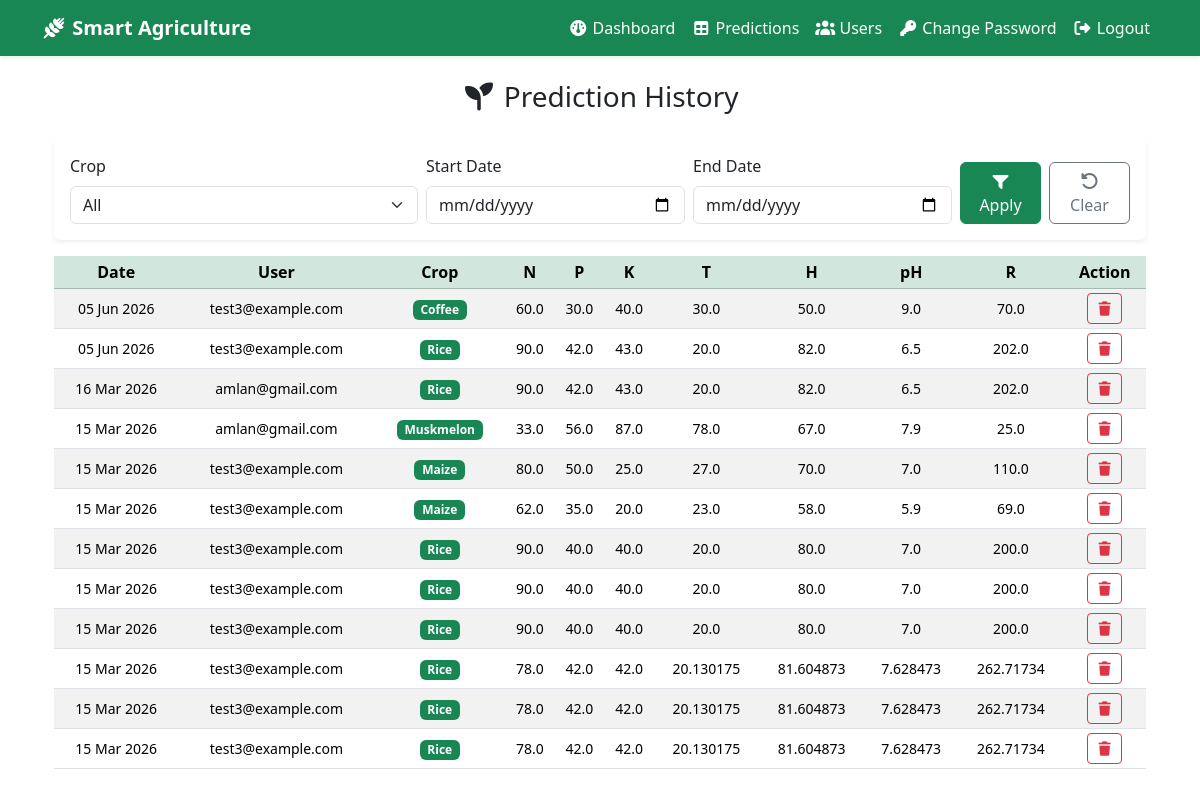
/admin_view_predictions/ (signed in), run on the app's committed database.
### recommender/models.py (models this page shows, shortened)
class Prediction(models.Model):
    user = models.ForeignKey(User, on_delete=models.CASCADE, related_name='predictions')
    N = models.FloatField()
    P = models.FloatField()
    K = models.FloatField()
    temperature = models.FloatField()
    humidity = models.FloatField()
    ph = models.FloatField()
    rainfall = models.FloatField()
    predicted_crop = models.CharField(max_length=15)
    created_at = models.DateTimeField(auto_now_add=True)
    class Meta:
        ordering = ['-created_at']

### recommender/views.py (the view)
# urls.py: path('admin_view_predictions/',admin_view_predictions,name='admin_view_predictions'),
@user_passes_test(is_staff, login_url='admin_login')
def admin_view_predictions(request):
    qs = Prediction.objects.select_related('user')
    crop = request.GET.get('crop')
    start = request.GET.get('start')
    end = request.GET.get('end')
    if crop:
        qs = qs.filter(predicted_crop__iexact=crop)
    d_start = parse_date(start) if start else None
    d_end = parse_date(end) if end else None
    if d_start:
        qs = qs.filter(created_at__date__gte=d_start)
    if d_end:
        qs = qs.filter(created_at__date__lte=d_end)
    crops = (Prediction.objects
             .order_by('predicted_crop')
             .values_list('predicted_crop',flat=True)
             .distinct())
    context = {
       "qs" : qs,
       "crops" : crops,
       "current_crop" : crop,
       "start" : start,
       "end" : end,
   }
    return render(request,"admin_view_predictions.html",context)

### recommender/views.py (called while the page is built)
def is_staff(user):
    return user.is_authenticated and user.is_staff

### recommender/templates/admin_view_predictions.html (shortened to what this page needs)
{% extends 'base.html' %}
{% load static %}
{% block content %}
  <div class="container">
    <div class="text-center mb-4">
      <h3><i class="fa-solid fa-seedling"></i> Prediction History</h3>
    </div>
    <form method="get" class="card card-body shadow-sm border-0 mb-3">
        <div class="row g-2">
            <div class="col-md-4">
                <label class="form-label">Crop</label>
                <select name="crop" class="form-select">
                    <option value="">All</option>
                </select>
            </div>
            <div class="col-md-3">
                <label class="form-label">Start Date</label>
                <input type="date" name="start" value="{{start}}" class="form-control">
            </div>
            <div class="col-md-3">
                <label class="form-label">End Date</label>
                <input type="date" name="end" value="{{end}}" class="form-control">
            </div>
            <div class="col-md-2 d-flex align-items-end gap-2">
                <button class="btn btn-success w-100" type="submit">
                    <i class="fa-solid fa-filter"></i> Apply
                </button>
                <button type="reset" class="btn btn-outline-secondary w-100">
                    <i class="fa-solid fa-rotate-left"></i> Clear
                </button>
            </div>
        </div>
    </form>
    <div class="table-responsive">
      <table class="table table-sm table-striped table-hover text-center align-middle">
        <thead class="table-success">
          <tr>
            <th>Date</th>
            <th>User</th>
            <th>Crop</th>
            <th>N</th>
            <th>P</th>
            <th>K</th>
            <th>T</th>
            <th>H</th>
            <th>pH</th>
            <th>R</th>
            <th>Action</th>
          </tr>
        </thead>
        <tbody>
                {% for p in qs %}
                    <tr>
                        <td class="small">{{ p.created_at|date:'d M Y' }}</td>
                        <td class="small">{{ p.user.username }}</td>
                        <td>
                        <span class="badge bg-success small">{{ p.predicted_crop|title }}</span>
                        </td>
                        <td class="small">{{ p.N }}</td>
                        <td class="small">{{ p.P }}</td>
                        <td class="small">{{ p.K }}</td>
                        <td class="small">{{ p.temperature }}</td>
                        <td class="small">{{ p.humidity }}</td>
                        <td class="small">{{ p.ph }}</td>
                        <td class="small">{{ p.rainfall }}</td>
                        <td>
                            <a href="{% url 'admin_delete_prediction' p.id %}" class="btn btn-outline-danger btn-sm" onclick="return confirm('Delete this record? This cannot be undone!')"><i class="fa-solid fa-trash"></i></a>
                        </td>
                    </tr>
                {% endfor %}
        </tbody>
      </table>
    </div>
  </div>
{% endblock %}

### recommender/templates/base.html (shortened to what this page needs)
<!DOCTYPE html>
<html lang="en">
  <head>
    <link href="https://cdn.jsdelivr.net/npm/bootstrap@5.3.8/dist/css/bootstrap.min.css" rel="stylesheet" />
    <link rel="stylesheet" href="https://cdnjs.cloudflare.com/ajax/libs/font-awesome/7.0.1/css/all.min.css" />
    <link rel="stylesheet" href="/static/css/style.css" />
  </head>
  <body>
    <nav class="navbar navbar-expand-lg navbar-dark bg-success shadow-sm">
      <div class="container">
        <a class="navbar-brand fw-bold" href="{% url 'home' %}"><i class="fa-solid fa-wheat-awn"></i> Smart Agriculture</a>
        <div class="collapse navbar-collapse" id="abc">
          <ul class="navbar-nav ms-auto">
            {% if user.is_authenticated and not user.is_staff %}
              <li class="nav-item">
                <a class="nav-link active" href="{% url 'home' %}"><i class="fa-solid fa-home"></i> Home</a>
              </li>
              <li class="nav-item dropdown">
                <a class="nav-link dropdown-toggle active" href="#" role="button" data-bs-toggle="dropdown"><i class="fa-solid fa-layer-group"></i> Features</a>
                <ul class="dropdown-menu">
                  <li>
                    <a class="dropdown-item" href="{% url 'predict' %}"><i class="fa-solid fa-seedling"></i> Crop Prediction</a>
                  </li>
                  <li>
                    <a class="dropdown-item" href="{% url 'disease_detection' %}"><i class="fa-solid fa-leaf"></i> Disease Detection</a>
                  </li>
                </ul>
              </li>
              <li class="nav-item">
                <a class="nav-link active" href="{% url 'user_history' %}"><i class="fa-solid fa-clock-rotate-left"></i> History</a>
              </li>
              <li class="nav-item">
                <a class="nav-link active" href="{% url 'profile' %}"><i class="fa-solid fa-user"></i> Profile</a>
              </li>
              <li class="nav-item">
                <a class="nav-link active" href="{% url 'logout' %}"><i class="fa-solid fa-right-from-bracket"></i> Logout</a>
              </li>
            {% elif user.is_authenticated and user.is_staff %}
              <li class="nav-item">
                <a class="nav-link active" href="{% url 'admin_dashboard' %}"><i class="fa-solid fa-gauge"></i> Dashboard</a>
              </li>
              <li class="nav-item">
                <a class="nav-link active" href="{% url 'admin_view_predictions' %}"><i class="fa-solid fa-table"></i> Predictions</a>
              </li>
              <li class="nav-item">
                <a class="nav-link active" href="{% url 'admin_users_view' %}"><i class="fa-solid fa-users"></i> Users</a>
              </li>
              <li class="nav-item">
                <a class="nav-link active" href="{% url 'admin_change_password' %}"><i class="fa-solid fa-key"></i> Change Password</a>
              </li>
              <li class="nav-item">
                <a class="nav-link active" href="{% url 'admin_logout' %}"><i class="fa-solid fa-right-from-bracket"></i> Logout</a>
              </li>
            {% endif %}
          </ul>
        </div>
      </div>
    </nav>
    <main class="container py-4">
      {% block content %}
      {% endblock %}
    </main>
  </body>
</html>

### data on the page
Prediction: created_at "05 Jun 2026", user.username "test3@example.com", predicted_crop "Coffee", N "60.0", P "30.0", K "40.0", temperature "30.0", humidity "50.0", ph "9.0", rainfall "70.0"
Prediction: created_at "05 Jun 2026", user.username "test3@example.com", predicted_crop "Rice", N "90.0", P "42.0", K "43.0", temperature "20.0", humidity "82.0", ph "6.5", rainfall "202.0"
Prediction: created_at "16 Mar 2026", user.username "amlan@gmail.com", predicted_crop "Rice", N "90.0", P "42.0", K "43.0", temperature "20.0", humidity "82.0", ph "6.5", rainfall "202.0"
Prediction: created_at "15 Mar 2026", user.username "amlan@gmail.com", predicted_crop "Muskmelon", N "33.0", P "56.0", K "87.0", temperature "78.0", humidity "67.0", ph "7.9", rainfall "25.0"
Prediction: created_at "15 Mar 2026", user.username "test3@example.com", predicted_crop "Maize", N "80.0", P "50.0", K "25.0", temperature "27.0", humidity "70.0", ph "7.0", rainfall "110.0"
Prediction: created_at "15 Mar 2026", user.username "test3@example.com", predicted_crop "Maize", N "62.0", P "35.0", K "20.0", temperature "23.0", humidity "58.0", ph "5.9", rainfall "69.0"
Prediction: created_at "15 Mar 2026", user.username "test3@example.com", predicted_crop "Rice", N "90.0", P "40.0", K "40.0", temperature "20.0", humidity "80.0", ph "7.0", rainfall "200.0"
Prediction: created_at "15 Mar 2026", user.username "test3@example.com", predicted_crop "Rice", N "90.0", P "40.0", K "40.0", temperature "20.0", humidity "80.0", ph "7.0", rainfall "200.0"
Prediction: created_at "15 Mar 2026", user.username "test3@example.com", predicted_crop "Rice", N "90.0", P "40.0", K "40.0", temperature "20.0", humidity "80.0", ph "7.0", rainfall "200.0"
Prediction: created_at "15 Mar 2026", user.username "test3@example.com", predicted_crop "Rice", N "78.0", P "42.0", K "42.0", temperature "20.130175", humidity "81.604873", ph "7.628473", rainfall "262.71734"
Prediction: created_at "15 Mar 2026", user.username "test3@example.com", predicted_crop "Rice", N "78.0", P "42.0", K "42.0", temperature "20.130175", humidity "81.604873", ph "7.628473", rainfall "262.71734"
Prediction: created_at "15 Mar 2026", user.username "test3@example.com", predicted_crop "Rice", N "78.0", P "42.0", K "42.0", temperature "20.130175", humidity "81.604873", ph "7.628473", rainfall "262.71734"
